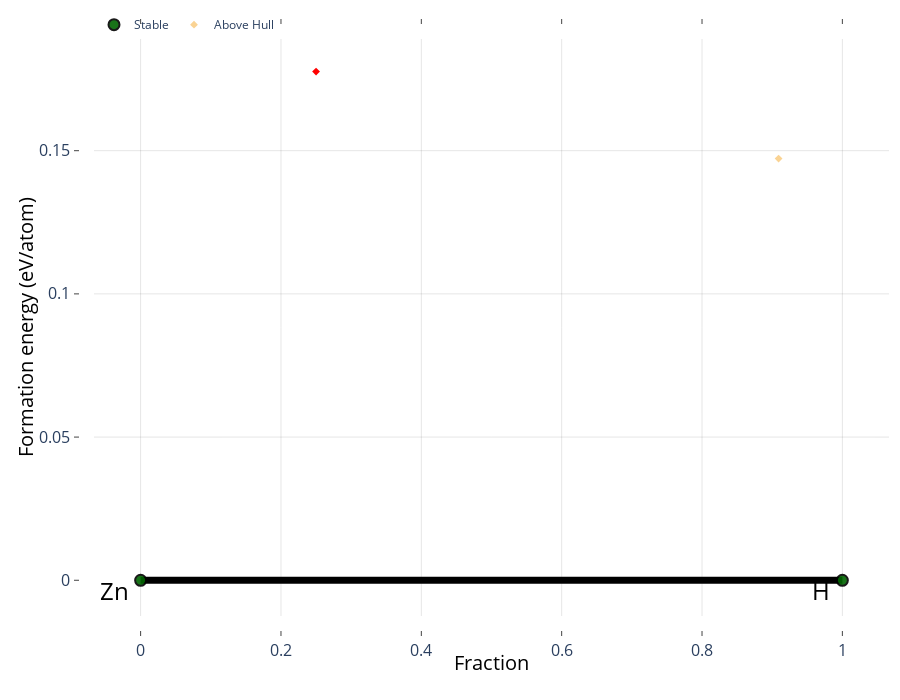

Notebook code for this chart:
### Code cell
convexhull_data = pd.read_csv("/public/home/mayuan/phycollege_workplace/new_hydrides/Zn-H/150/enthalpy_sorted.csv", header=0, sep=',') #  header表示第一行为标题行
ini_entries = []
for idx, row in convexhull_data.iterrows():
    comp = Composition(row['formula'])
    enth = row['enthalpy']
    entry_id = row['Number']
    _entry = PDEntry(comp, enth)
    _entry.entry_id = entry_id
    ini_entries.append(_entry)
ini_pd = PhaseDiagram(ini_entries)
plotter = PDPlotter(ini_pd, )
plotter.show()

### Figure 1 — Plotly figure (JSON) as saved in the notebook; plotly's stock layout.template omitted (floating-point values rounded to 4 significant figures)
{"data": [{"hoverinfo": "none", "line": {"color": "rgba(0,0,0,1.0)", "width": 7}, "mode": "lines", "showlegend": false, "type": "scatter", "x": [1, 0, null], "y": [0, 0, null]}, {"hoverinfo": "skip", "mode": "text", "name": "Labels (stable)", "opacity": 1, "showlegend": true, "text": [], "textposition": [], "type": "scatter", "visible": true, "x": [], "y": []}, {"hoverinfo": "text", "hoverlabel": {"font": {"size": 14}}, "hovertext": ["ZnH<sub>10</sub> (100001) <br> 0.147 eV/atom (+0.147 eV/atom)", "Zn<sub>3</sub>H (298) <br> 0.178 eV/atom (+0.178 eV/atom)"], "marker": {"color": [0.147, 0.178], "colorscale": [[0, "#fad393"], [0.5, "#ff813d"], [1, "#ff0000"]], "size": 6, "symbol": "diamond"}, "mode": "markers", "name": "Above Hull", "showlegend": true, "type": "scatter", "x": [0.9091, 0.25], "y": [0.1473, 0.1776]}, {"error_y": {"array": [0, 0], "color": "gray", "thickness": 2.5, "type": "data", "width": 5}, "hoverinfo": "text", "hoverlabel": {"font": {"size": 14}}, "hovertext": ["H<sub>2</sub> (100005) <br> 0.0 eV/atom", "Zn (100003) <br> 0.0 eV/atom"], "marker": {"color": "darkgreen", "line": {"color": "black", "width": 2}, "size": 11}, "mode": "markers", "name": "Stable", "opacity": 0.9, "showlegend": true, "type": "scatter", "x": [1, 0], "y": [0, 0]}], "layout": {"annotations": [{"align": "center", "font": {"color": "#000000", "size": 24}, "opacity": 1, "showarrow": false, "text": "H", "x": 1, "xanchor": "right", "xref": "x", "xshift": -10, "y": 0, "yanchor": "auto", "yref": "y", "yshift": -10}, {"align": "center", "font": {"color": "#000000", "size": 24}, "opacity": 1, "showarrow": false, "text": "Zn", "x": 0, "xanchor": "right", "xref": "x", "xshift": -10, "y": 0, "yanchor": "auto", "yref": "y", "yshift": -10}], "autosize": true, "height": 700, "hovermode": "closest", "legend": {"orientation": "h", "tracegroupgap": 7, "traceorder": "reversed", "x": 0, "xanchor": "left", "y": 1.05}, "margin": {"b": 20, "l": 10, "pad": 20, "r": 10, "t": 20}, "paper_bgcolor": "rgba(0,0,0,0)", "plot_bgcolor": "rgba(0,0,0,0)", "showlegend": true, "xaxis": {"anchor": "y", "gridcolor": "rgba(0,0,0,0.1)", "mirror": "ticks", "nticks": 8, "showgrid": true, "showline": true, "side": "bottom", "tickfont": {"size": 16}, "ticks": "inside", "title": {"font": {"color": "#000000", "size": 20}, "text": "Fraction"}, "type": "linear", "zeroline": false}, "yaxis": {"anchor": "x", "gridcolor": "rgba(0,0,0,0.1)", "mirror": "ticks", "showgrid": true, "showline": true, "side": "left", "tickfont": {"size": 16}, "ticks": "inside", "title": {"font": {"color": "#000000", "size": 20}, "text": "Formation energy (eV/atom)"}, "type": "linear"}}}
